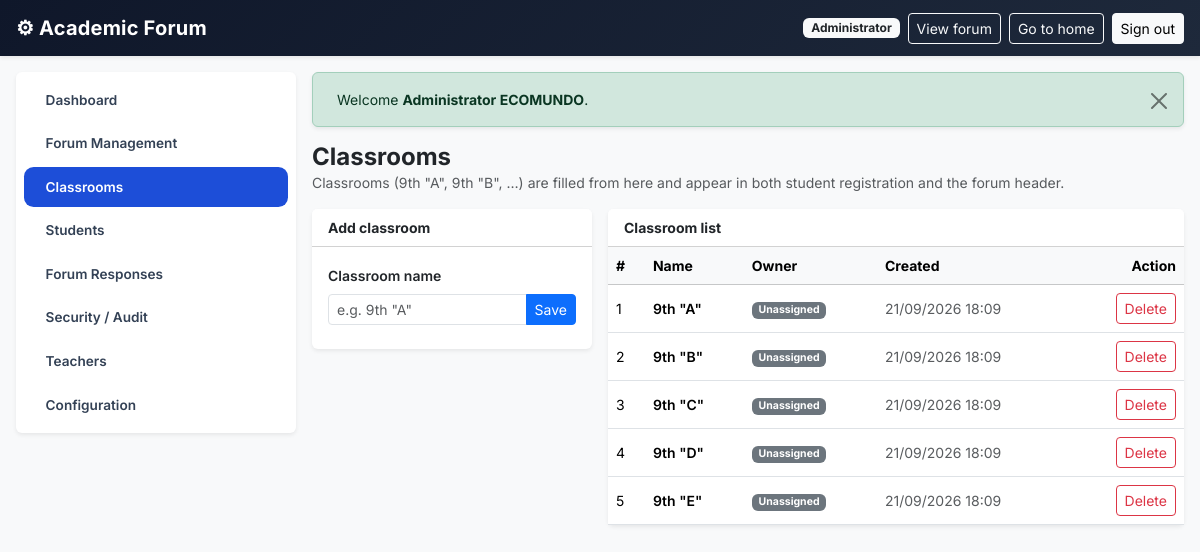
The page /admin/salones (signed in) on the database its author committed.
### tables this page shows
CREATE TABLE `salones` (
    `id`         INT UNSIGNED NOT NULL AUTO_INCREMENT,
    `name`       VARCHAR(80)  NOT NULL,
    `teacher_id` INT UNSIGNED NULL,
    `created_at` DATETIME     NOT NULL DEFAULT CURRENT_TIMESTAMP,
    PRIMARY KEY (`id`),
    UNIQUE KEY `uq_salones_name` (`name`),
    KEY `fk_salones_teacher` (`teacher_id`),
    CONSTRAINT `fk_salones_teacher` FOREIGN KEY (`teacher_id`) REFERENCES `users` (`id`) ON DELETE CASCADE
);

### app/Core/View.php (called while the page is built, shortened)
<?php
class View
{
    protected static function resolve(string $view): string
    {
        $file = APP_PATH . DS . 'Views' . DS . str_replace('.', DS, $view) . '.php';
        return $file;
    }
    public static function render(string $view, array $data = []): void
    {
        extract($data, EXTR_SKIP);
        require self::resolve($view);
    }
}

### app/Core/Controller.php (called while the page is built)
<?php
abstract class Controller
{
    protected function view(string $view, array $data = []): void
    {
        View::render($view, $data);
    }
}

### app/Controllers/AdminController.php (called while the page is built, shortened)
<?php
class AdminController extends Controller
{
    private function isAdmin(): bool
    {
        return is_admin_user();
    }
    private function scope(): ?int
    {
        return $this->isAdmin() ? null : $this->uid();
    }
    public function salones(): void
    {
        $teacherId = $this->scope();
        $this->view('admin/salones', [
            'salones'   => Salon::all($teacherId),
            'teachers'  => $this->isAdmin() ? User::all(['role' => 'teacher']) : [],
            'pageTitle' => 'Classrooms',
        ]);
    }
}

### index.php (called while the page is built, shortened)
<?php
require_once APP_PATH . DS . 'Helpers' . DS . 'functions.php';
$url    = isset($_GET['url']) ? trim($_GET['url'], '/') : '';
$method = $_SERVER['REQUEST_METHOD'] ?? 'GET';
try {
    $router = new Router();
    $router->dispatch($method, $url);
} catch (Throwable $e) {
    http_response_code(500);
    if (DEBUG) {
        echo '<pre>' . e($e->getMessage()) . PHP_EOL . e($e->getTraceAsString()) . '</pre>';
    } else {
        echo 'An unexpected error occurred. Please try again.';
    }
}

### app/Helpers/functions.php (called while the page is built, shortened)
<?php
function e($value): string
{
    return htmlspecialchars((string) $value, ENT_QUOTES, 'UTF-8');
}
function base_url(string $path = ''): string
{
    return BASE_URL . '/' . ltrim($path, '/');
}
function current_user(): ?array
{
    return $_SESSION['user'] ?? null;
}
function pretty_datetime(string $datetime): string
{
    return date('d/m/Y H:i', strtotime($datetime));
}

### app/Models/Database.php (called while the page is built, shortened)
<?php
class Database
{
    private static $conn = null;
    private static function conn(): mysqli
    {
        if (self::$conn === null) {
            self::$conn = new mysqli(DB_HOST, DB_USER, DB_PASS, DB_NAME, DB_PORT);
            self::$conn->set_charset('utf8mb4');
        }
        return self::$conn;
    }
    public static function query(string $sql, array $params = []): ?mysqli_result
    {
        $stmt = self::conn()->prepare($sql);
        $stmt->execute();
        return $stmt->get_result();
    }
    public static function fetchAll(string $sql, array $params = []): array
    {
        $result = self::query($sql, $params);
        return $result ? $result->fetch_all(MYSQLI_ASSOC) : [];
    }
}

### app/Models/Salon.php (called while the page is built, shortened)
<?php
class Salon
{
    public static function all(?int $teacherId = null): array
    {
        $sql = "SELECT s.*, u.first_name, u.last_name AS teacher_name
                FROM salones s
                LEFT JOIN users u ON u.id = s.teacher_id";
        $params = [];
        $sql .= " ORDER BY s.name ASC";
        return Database::fetchAll($sql, $params);
    }
}

### app/Views/admin/salones.php (the view, shortened to what this page needs)
<?php include APP_PATH . '/Views/admin/_admin_head.php'; ?>
<div class="d-flex flex-wrap justify-content-between align-items-center mb-3 gap-2">
    <div>
        <h1 class="h4 fw-bold mb-0">Classrooms</h1>
        <p class="text-muted small mb-0"><?= $__isAdminRole ? 'Classrooms (9th "A", 9th "B", …) are filled from here and appear in both student registration and the forum header.' : 'Create the classrooms you supervise; students register selecting your classrooms.' ?></p>
    </div>
</div>
<div class="row g-3">
    <div class="col-12 col-lg-4">
        <div class="card border-0 shadow-sm">
            <div class="card-header bg-white fw-bold small">Add classroom</div>
            <div class="card-body">
                <form method="post" action="<?= e(base_url('admin/salones/save')) ?>">
                    <label class="form-label small fw-semibold">Classroom name</label>
                    <div class="input-group input-group-sm mb-2">
                        <input type="text" name="name" class="form-control" required maxlength="80" placeholder='e.g. 9th "A"'>
                        <button class="btn btn-primary">Save</button>
                    </div>
                </form>
            </div>
        </div>
    </div>
    <div class="col-12 col-lg-8">
        <div class="card border-0 shadow-sm">
            <div class="card-header bg-white fw-bold small">Classroom list</div>
            <div class="table-responsive">
                <table class="table table-hover align-middle small mb-0">
                    <thead class="table-light">
                        <tr>
                            <th>#</th>
                            <th>Name</th>
                            <?php if ($__isAdminRole): ?><th>Owner</th><?php endif; ?>
                            <th>Created</th>
                            <th class="text-end">Action</th>
                        </tr>
                    </thead>
                    <tbody>
                        <?php foreach ($salones as $i => $s): ?>
                            <tr>
                                <td><?= $i + 1 ?></td>
                                <td class="fw-semibold"><?= e($s['name']) ?></td>
                                <?php if ($__isAdminRole): ?>
                                    <td class="text-muted">
                                        <?= $s['teacher_id'] ? e(trim($s['first_name'] . ' ' . ($s['last_name'] ?? ''))) : '<span class="badge text-bg-secondary">Unassigned</span>' ?>
                                    </td>
                                <?php endif; ?>
                                <td class="text-muted"><?= e(pretty_datetime($s['created_at'])) ?></td>
                                <td class="text-end">
                                    <form method="post" action="<?= e(base_url('admin/salones/delete')) ?>" class="d-inline"
                                          onsubmit="return confirm('Delete classroom <?= e(addslashes($s['name'])) ?>? Its students will no longer have a classroom.');">
                                        <button class="btn btn-sm btn-outline-danger">Delete</button>
                                    </form>
                                </td>
                            </tr>
                        <?php endforeach; ?>
                    </tbody>
                </table>
            </div>
        </div>
    </div>
</div>
<?php include APP_PATH . '/Views/admin/_admin_foot.php'; ?>

### public/css/app.css (style rules this page uses)
:root { --app-dark: #0f172a; }
html { scroll-behavior: smooth; }
body { font-family: 'Inter', system-ui, -apple-system, sans-serif; background: #f1f5f9; min-height: 100vh; }

### rows shown on the page
salones: name "9th \"A\"", shows "Unassigned", created_at "21/09/2026 18:09"
salones: name "9th \"B\"", shows "Unassigned", created_at "21/09/2026 18:09"
salones: name "9th \"C\"", shows "Unassigned", created_at "21/09/2026 18:09"
salones: name "9th \"D\"", shows "Unassigned", created_at "21/09/2026 18:09"
salones: name "9th \"E\"", shows "Unassigned", created_at "21/09/2026 18:09"

### other values the page prints
APP_NAME "Academic Forum"
$__ok "Welcome Administrator ECOMUNDO ."
